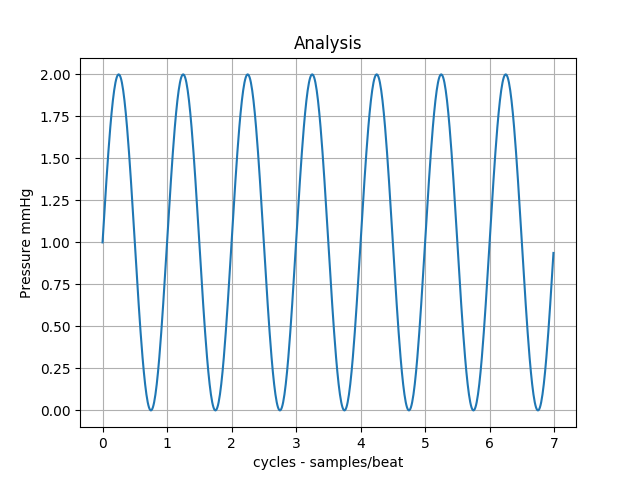

Here is the Python script that generated this plot:
import matplotlib.pyplot as plt
import numpy as np

# Data for plotting
while(1):
    r=7.0
    t = np.arange(0.0, r, 0.01)
    s = 1 + np.sin(2 * np.pi * t)

    # Note that using plt.subplots below is equivalent to using
    # fig = plt.figure() and then ax = fig.add_subplot(111)
    fig, ax = plt.subplots()
    ax.plot(t, s)

    ax.set(xlabel='cycles - samples/beat', ylabel='Pressure mmHg',
           title='Analysis')
    ax.grid()

    fig.savefig("test.png")
    plt.show()
    r=r+10



